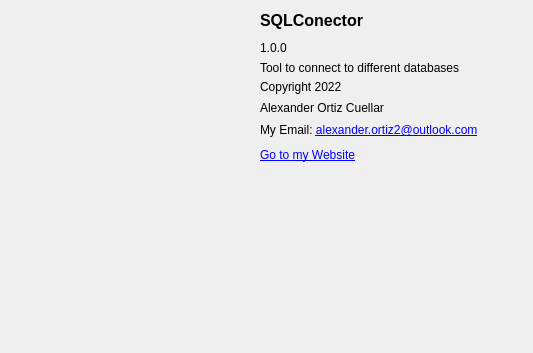
<?xml version="1.0" encoding="UTF-8"?>
<ui version="4.0">
 <class>Dialog</class>
 <widget class="QDialog" name="Dialog">
  <property name="geometry">
   <rect>
    <x>0</x>
    <y>0</y>
    <width>533</width>
    <height>353</height>
   </rect>
  </property>
  <property name="windowTitle">
   <string>About</string>
  </property>
  <widget class="QLabel" name="label_2">
   <property name="geometry">
    <rect>
     <x>260</x>
     <y>10</y>
     <width>141</width>
     <height>21</height>
    </rect>
   </property>
   <property name="font">
    <font>
     <pointsize>12</pointsize>
     <weight>75</weight>
     <bold>true</bold>
    </font>
   </property>
   <property name="text">
    <string>SQLConector</string>
   </property>
  </widget>
  <widget class="QLabel" name="label_3">
   <property name="geometry">
    <rect>
     <x>260</x>
     <y>60</y>
     <width>261</width>
     <height>16</height>
    </rect>
   </property>
   <property name="font">
    <font>
     <pointsize>9</pointsize>
    </font>
   </property>
   <property name="text">
    <string>Tool to connect to different databases</string>
   </property>
  </widget>
  <widget class="QLabel" name="label_4">
   <property name="geometry">
    <rect>
     <x>260</x>
     <y>80</y>
     <width>121</width>
     <height>21</height>
    </rect>
   </property>
   <property name="font">
    <font>
     <pointsize>9</pointsize>
    </font>
   </property>
   <property name="text">
    <string>Copyright 2022</string>
   </property>
   <property name="alignment">
    <set>Qt::AlignLeading|Qt::AlignLeft|Qt::AlignTop</set>
   </property>
  </widget>
  <widget class="QLabel" name="label_5">
   <property name="geometry">
    <rect>
     <x>260</x>
     <y>100</y>
     <width>191</width>
     <height>16</height>
    </rect>
   </property>
   <property name="font">
    <font>
     <pointsize>9</pointsize>
    </font>
   </property>
   <property name="text">
    <string>Alexander Ortiz Cuellar</string>
   </property>
  </widget>
  <widget class="QLabel" name="label_6">
   <property name="geometry">
    <rect>
     <x>260</x>
     <y>40</y>
     <width>91</width>
     <height>16</height>
    </rect>
   </property>
   <property name="font">
    <font>
     <pointsize>9</pointsize>
    </font>
   </property>
   <property name="text">
    <string>1.0.0</string>
   </property>
  </widget>
  <widget class="QLabel" name="label_7">
   <property name="geometry">
    <rect>
     <x>260</x>
     <y>120</y>
     <width>271</width>
     <height>20</height>
    </rect>
   </property>
   <property name="font">
    <font>
     <pointsize>9</pointsize>
    </font>
   </property>
   <property name="text">
    <string>&lt;html&gt;&lt;head/&gt;&lt;body&gt;&lt;p&gt;My Email: &lt;a href=&quot;mailto:alexander.ortiz2@outlook.com&quot;&gt;&lt;span style=&quot; text-decoration: underline; color:#0000ff;&quot;&gt;alexander.ortiz2@outlook.com&lt;/span&gt;&lt;/a&gt;&lt;/p&gt;&lt;/body&gt;&lt;/html&gt;</string>
   </property>
  </widget>
  <widget class="QLabel" name="label_8">
   <property name="geometry">
    <rect>
     <x>260</x>
     <y>145</y>
     <width>201</width>
     <height>21</height>
    </rect>
   </property>
   <property name="font">
    <font>
     <pointsize>9</pointsize>
    </font>
   </property>
   <property name="text">
    <string>&lt;html&gt;&lt;head/&gt;&lt;body&gt;&lt;p&gt;&lt;a href=&quot;datacode.unax.com&quot;&gt;&lt;span style=&quot; text-decoration: underline; color:#0000ff;&quot;&gt;Go to my Website&lt;/span&gt;&lt;/a&gt;&lt;/p&gt;&lt;/body&gt;&lt;/html&gt;</string>
   </property>
  </widget>
  <widget class="QLabel" name="label">
   <property name="geometry">
    <rect>
     <x>0</x>
     <y>-40</y>
     <width>249</width>
     <height>269</height>
    </rect>
   </property>
   <property name="text">
    <string/>
   </property>
   <property name="pixmap">
    <pixmap>database-icon-window.png</pixmap>
   </property>
  </widget>
 </widget>
 <resources>
  <include location="resources.qrc"/>
 </resources>
 <connections/>
</ui>
